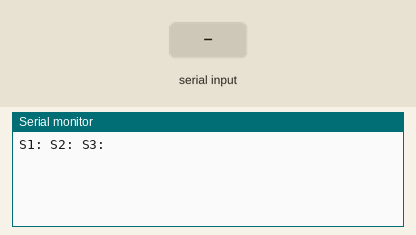
Simulated run of this sketch. Board: Arduino Mega 2560, built with avr-gcc and run on an emulated ATmega2560. Shown: the last lines printed to the serial monitor. The inputs (shaded band) are chosen by the test bench.

Above: at 1.3 s.
1.4 s: "1\n" received over Serial
At 1.8 s:
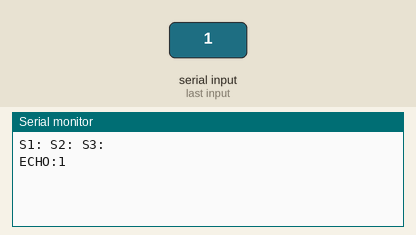
2.9 s: "0\n" received over Serial
At 4.2 s:
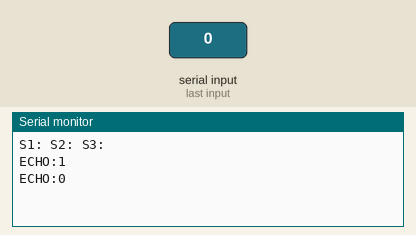

The sketch:

serial_ports.ino
```cpp
// expect: ECHO:BONJOUR
// expect: S1:ping1 S2:ping2 S3:ping3
// not-expect: ping1\r\n
// send: bonjour\n
// loopback: Serial1
// loopback: Serial2
// loopback: Serial3
// run-ms: 600
// Les quatre ports série du Mega : Serial (moniteur), et Serial1 à Serial3 bouclés (fil de TX à RX) à des vitesses
// différentes. Ce qui part sur Serial1 à 3 ne s'affiche pas sur le moniteur série.
String back(HardwareSerial &s, const char *msg) {
  s.print(msg);
  unsigned long t = millis();
  String r;
  while (millis() - t < 50) while (s.available()) r += (char)s.read();
  return r;
}
void setup() {
  Serial.begin(115200); Serial1.begin(9600); Serial2.begin(57600); Serial3.begin(115200);
  String a = back(Serial1, "ping1\r\n"), b = back(Serial2, "ping2"), c = back(Serial3, "ping3");
  a.trim();
  Serial.print("S1:"); Serial.print(a); Serial.print(" S2:"); Serial.print(b); Serial.print(" S3:"); Serial.println(c);
}
void loop() {
  if (Serial.available()) {
    String s = Serial.readStringUntil('\n');
    s.toUpperCase();
    Serial.print("ECHO:"); Serial.println(s);
  }
}
```

Measured:
- after the input at 1.4 s, the serial monitor: prints a new line at once (image 1)
- after the input at 2.9 s, the serial monitor: prints a new line at once (image 2)
